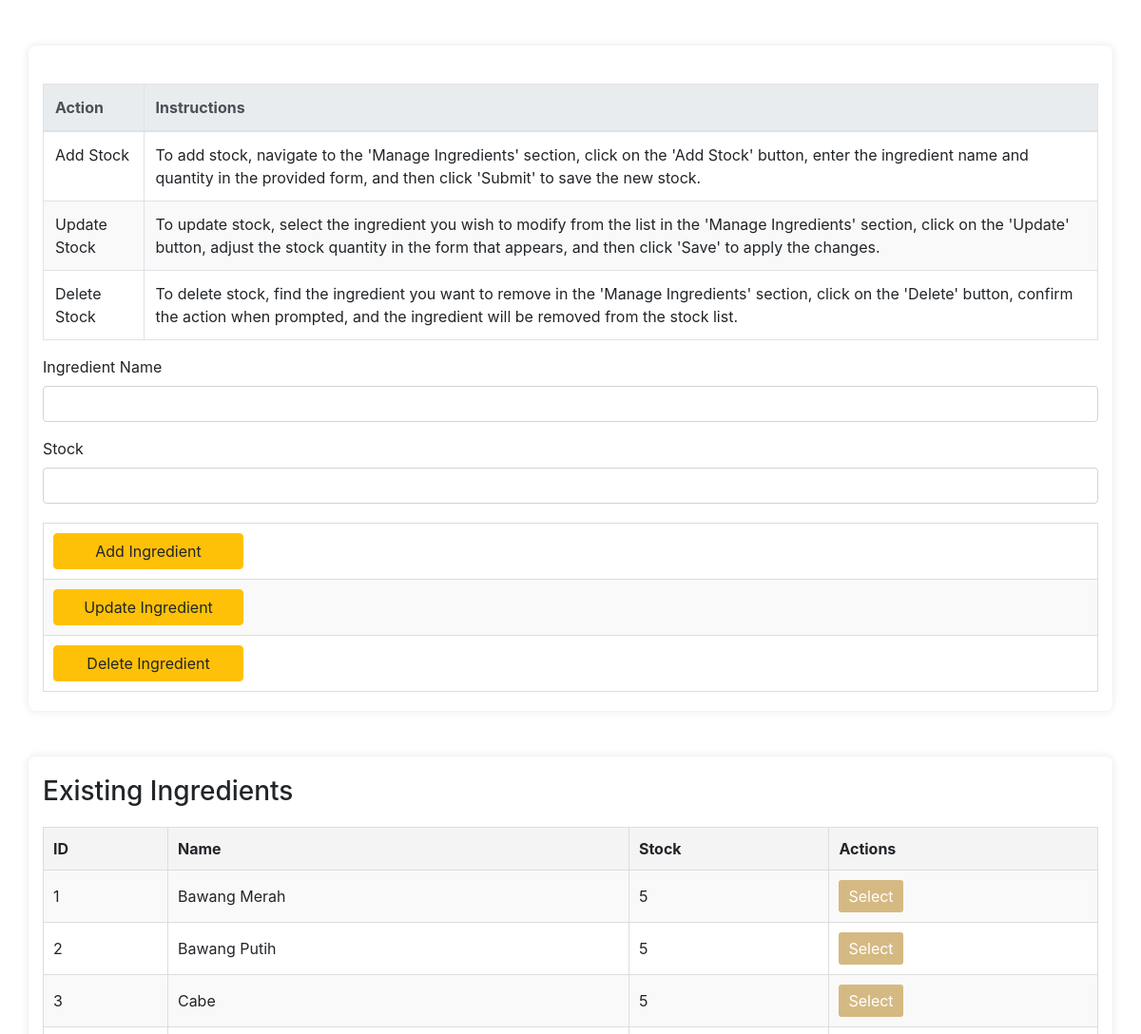
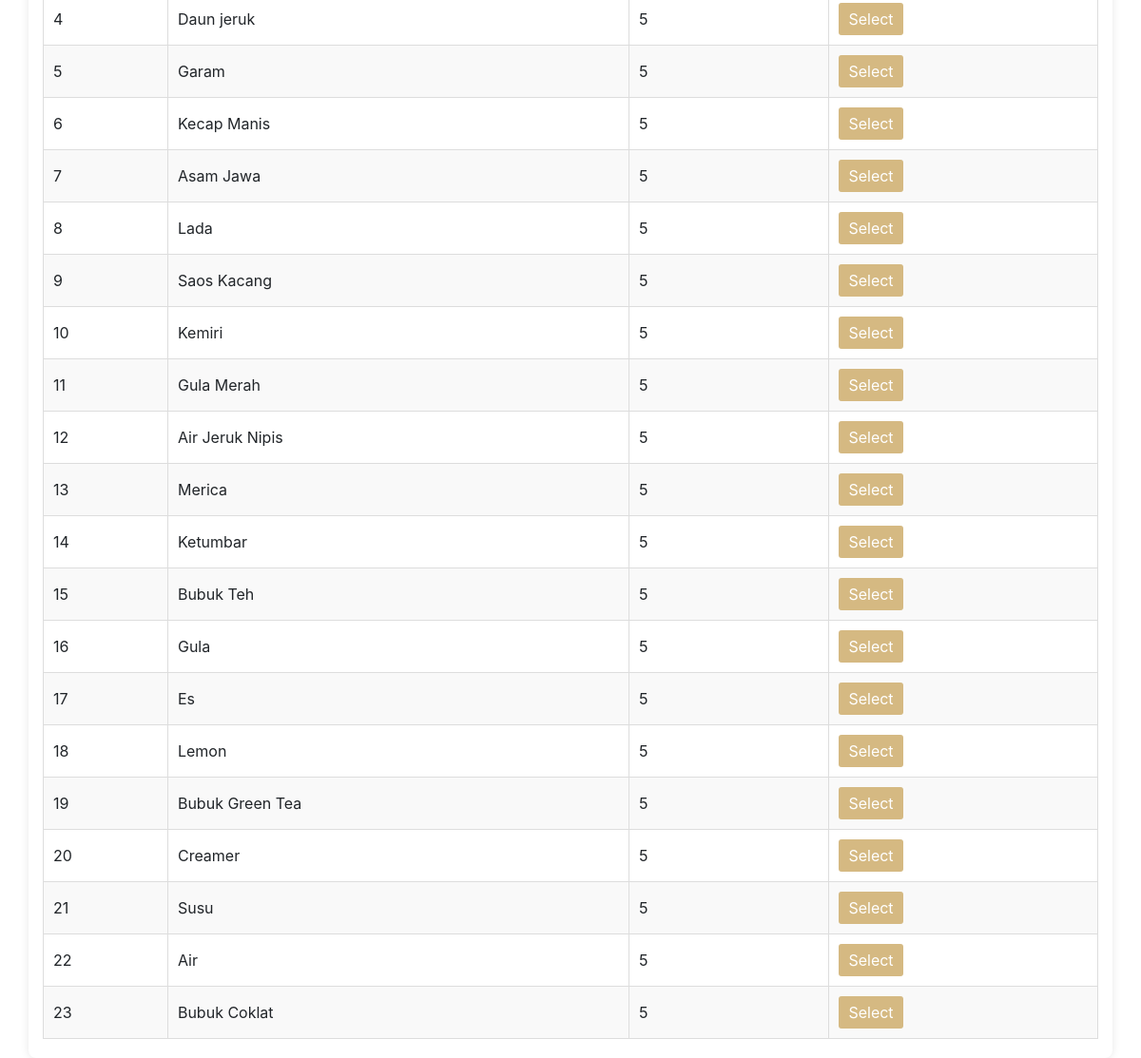
The app's page /stock_manajer.php with its own data (2 pictures, top to bottom).
### tables this page shows
CREATE TABLE IF NOT EXISTS `ingredients` (
  `id` int(11) NOT NULL AUTO_INCREMENT,
  `name` varchar(255) NOT NULL,
  `stock` varchar(255) NOT NULL,
  PRIMARY KEY (`id`)
);

### stock_manajer.php (the view, shortened to what this page needs)
<!DOCTYPE html>
<html lang="en">
<head>
    <link rel="stylesheet" href="style/manage.css">
    <link rel="stylesheet" href="https://maxcdn.bootstrapcdn.com/bootstrap/4.0.0/css/bootstrap.min.css">
</head>
<body>
    <div class="container mt-5">
         <table class="table table-bordered">
            <thead class="thead-light">
                <tr>
                    <th>Action</th>
                    <th>Instructions</th>
                </tr>
            </thead>
            <tbody>
                <tr>
                    <td>Add Stock</td>
                    <td>
                        To add stock, navigate to the 'Manage Ingredients' section, click on the 'Add Stock' button, enter the ingredient name and quantity in the provided form, and then click 'Submit' to save the new stock.
                    </td>
                </tr>
                <tr>
                    <td>Update Stock</td>
                    <td>
                        To update stock, select the ingredient you wish to modify from the list in the 'Manage Ingredients' section, click on the 'Update' button, adjust the stock quantity in the form that appears, and then click 'Save' to apply the changes.
                    </td>
                </tr>
                <tr>
                    <td>Delete Stock</td>
                    <td>
                        To delete stock, find the ingredient you want to remove in the 'Manage Ingredients' section, click on the 'Delete' button, confirm the action when prompted, and the ingredient will be removed from the stock list.
                    </td>
                </tr>
            </tbody>
        </table>
        <?php
        include 'db_connect.php';
        $sql = "SELECT id, name, stock FROM ingredients";
        $result = $conn->query($sql);
        ?>
        <form id="ingredientForm" action="stock_manajer.php" method="post">
            <div class="form-group">
                <label for="name">Ingredient Name</label>
                <input type="text" class="form-control" id="name" name="name" required>
            </div>
            <div class="form-group">
                <label for="stock">Stock</label>
                <input type="number" class="form-control" id="stock" name="stock" required>
            </div>
            <table>
                <tr>
                    <td>
                        <button type="submit" name="action" value="add" class="btn btn-warning" style="width: 200px;">Add Ingredient</button>
                    </td>
                </tr>
                <tr>
                    <td>
                        <button type="submit" name="action" value="edit" class="btn btn-warning" style="width: 200px;">Update Ingredient</button>
                    </td>
                </tr>
                <tr>
                    <td>
                        <button type="submit" name="action" value="delete" class="btn btn-warning" style="width: 200px;">Delete Ingredient</button>
                    </td>
                </tr>
            </table>
            </form>
    </div>
    <div class="container mt-5">
        <h3>Existing Ingredients</h3>
        <table>
            <tr>
                <th>ID</th>
                <th>Name</th>
                <th>Stock</th>
                <th>Actions</th>
            </tr>
            <?php
            if ($result->num_rows > 0) {
                while($row = $result->fetch_assoc()) {
                    echo "<tr>";
                    echo "<td>" . htmlspecialchars($row['id']) . "</td>";
                    echo "<td>" . htmlspecialchars($row['name']) . "</td>";
                    echo "<td>" . htmlspecialchars($row['stock']) . "</td>";
                    echo "<td>
                            <button type='button' onclick=\"editIngredient('" . htmlspecialchars($row['id']) . "', '" . htmlspecialchars($row['name']) . "', '" . htmlspecialchars($row['stock']) . "')\">Select</button>
                          </td>";
                    echo "</tr>";
                }
            } else {
                echo "<tr><td colspan='4'>No ingredients found</td></tr>";
            }
            ?>
        </table>
    </div>
</body>
</html>

### style/manage.css (style rules this page uses)
body, h2, h3, p { margin: 0; padding: 0; }
body { font-family: Arial, sans-serif; background-color: rgba(0, 0, 0, 0.3); color: #333; line-height: 1.6; }
.container { max-width: 800px; margin: auto; padding: 20px; background-color: #fff; border-radius: 8px; box-shadow: 0 0 10px rgba(0, 0, 0, 0.1); }
table { width: 100%; border-collapse: collapse; margin-top: 20px; }
table, th, td { border: 1px solid #ddd; }
table th, table td { padding: 10px; text-align: left; }
table th { background-color: #f4f4f4; font-weight: bold; }
table tr:nth-child(even) { background-color: #f9f9f9; }
table button { padding: 5px 10px; border: none; border-radius: 3px; background-color: #d5b982; color: #fff; cursor: pointer; }

### records on screen
ingredients: id "1", name "Bawang Merah", stock "5"
ingredients: id "2", name "Bawang Putih", stock "5"
ingredients: id "3", name "Cabe", stock "5"
ingredients: id "4", name "Daun jeruk", stock "5"
ingredients: id "5", name "Garam", stock "5"
ingredients: id "6", name "Kecap Manis", stock "5"
ingredients: id "7", name "Asam Jawa", stock "5"
ingredients: id "8", name "Lada", stock "5"
ingredients: id "9", name "Saos Kacang", stock "5"
ingredients: id "10", name "Kemiri", stock "5"
ingredients: id "11", name "Gula Merah", stock "5"
ingredients: id "12", name "Air Jeruk Nipis", stock "5"
ingredients: id "13", name "Merica", stock "5"
ingredients: id "14", name "Ketumbar", stock "5"
ingredients: id "15", name "Bubuk Teh", stock "5"
ingredients: id "16", name "Gula", stock "5"
ingredients: id "17", name "Es", stock "5"
ingredients: id "18", name "Lemon", stock "5"
ingredients: id "19", name "Bubuk Green Tea", stock "5"
ingredients: id "20", name "Creamer", stock "5"
ingredients: id "21", name "Susu", stock "5"
ingredients: id "22", name "Air", stock "5"
ingredients: id "23", name "Bubuk Coklat", stock "5"
